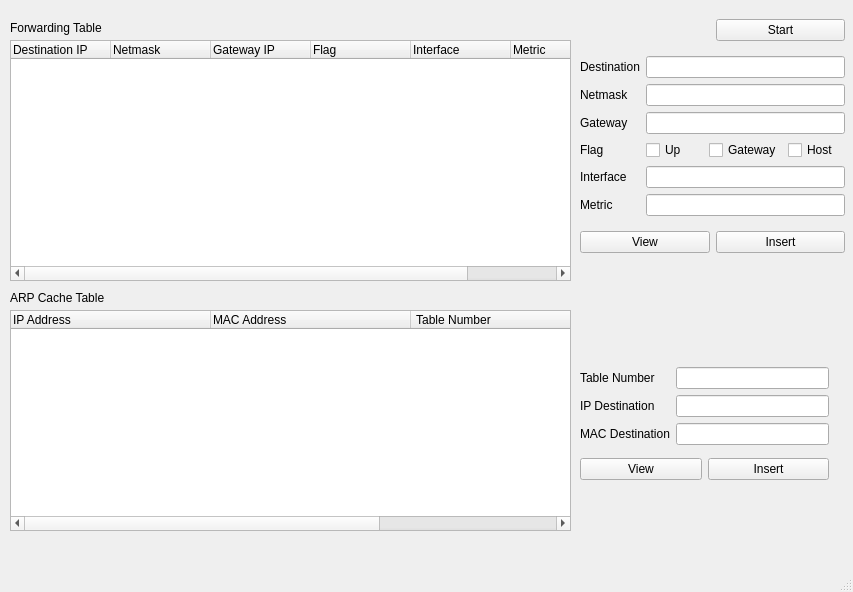
<?xml version="1.0" encoding="UTF-8"?>
<ui version="4.0">
 <class>PyRouter</class>
 <widget class="QMainWindow" name="PyRouter">
  <property name="geometry">
   <rect>
    <x>0</x>
    <y>0</y>
    <width>853</width>
    <height>592</height>
   </rect>
  </property>
  <property name="windowTitle">
   <string>PyRouter</string>
  </property>
  <widget class="QWidget" name="centralwidget">
   <widget class="QLabel" name="Forwarding_label">
    <property name="geometry">
     <rect>
      <x>10</x>
      <y>20</y>
      <width>111</width>
      <height>16</height>
     </rect>
    </property>
    <property name="text">
     <string>Forwarding Table</string>
    </property>
   </widget>
   <widget class="QLabel" name="ARPCacheTablelabel">
    <property name="geometry">
     <rect>
      <x>10</x>
      <y>290</y>
      <width>111</width>
      <height>16</height>
     </rect>
    </property>
    <property name="text">
     <string>ARP Cache Table</string>
    </property>
   </widget>
   <widget class="QWidget" name="layoutWidget">
    <property name="geometry">
     <rect>
      <x>580</x>
      <y>360</y>
      <width>249</width>
      <height>128</height>
     </rect>
    </property>
    <layout class="QGridLayout" name="gridLayout_4">
     <item row="1" column="1">
      <widget class="QPushButton" name="ARPInsertButton">
       <property name="text">
        <string>Insert</string>
       </property>
      </widget>
     </item>
     <item row="1" column="0">
      <widget class="QPushButton" name="ARPViewButton">
       <property name="text">
        <string>View</string>
       </property>
      </widget>
     </item>
     <item row="0" column="0" colspan="2">
      <layout class="QGridLayout" name="gridLayout_2">
       <item row="2" column="0">
        <widget class="QLabel" name="label_2">
         <property name="text">
          <string>MAC Destination</string>
         </property>
        </widget>
       </item>
       <item row="2" column="1">
        <widget class="QLineEdit" name="MACDestinationEdit"/>
       </item>
       <item row="1" column="0">
        <widget class="QLabel" name="label">
         <property name="text">
          <string>IP Destination</string>
         </property>
        </widget>
       </item>
       <item row="1" column="1">
        <widget class="QLineEdit" name="IPDestinationEdit"/>
       </item>
       <item row="0" column="0">
        <widget class="QLabel" name="label_3">
         <property name="text">
          <string>Table Number</string>
         </property>
        </widget>
       </item>
       <item row="0" column="1">
        <widget class="QLineEdit" name="ARPTableNumberEdit"/>
       </item>
      </layout>
     </item>
    </layout>
   </widget>
   <widget class="QTableWidget" name="ForwardingTableWidget">
    <property name="geometry">
     <rect>
      <x>10</x>
      <y>40</y>
      <width>561</width>
      <height>241</height>
     </rect>
    </property>
    <attribute name="horizontalHeaderCascadingSectionResizes">
     <bool>true</bool>
    </attribute>
    <attribute name="horizontalHeaderDefaultSectionSize">
     <number>100</number>
    </attribute>
    <attribute name="horizontalHeaderShowSortIndicator" stdset="0">
     <bool>true</bool>
    </attribute>
    <attribute name="horizontalHeaderStretchLastSection">
     <bool>true</bool>
    </attribute>
    <column>
     <property name="text">
      <string>Destination IP</string>
     </property>
     <property name="textAlignment">
      <set>AlignJustify|AlignVCenter</set>
     </property>
    </column>
    <column>
     <property name="text">
      <string>Netmask</string>
     </property>
     <property name="textAlignment">
      <set>AlignJustify|AlignVCenter</set>
     </property>
    </column>
    <column>
     <property name="text">
      <string>Gateway IP</string>
     </property>
     <property name="textAlignment">
      <set>AlignJustify|AlignVCenter</set>
     </property>
    </column>
    <column>
     <property name="text">
      <string>Flag</string>
     </property>
     <property name="textAlignment">
      <set>AlignJustify|AlignVCenter</set>
     </property>
    </column>
    <column>
     <property name="text">
      <string>Interface</string>
     </property>
     <property name="textAlignment">
      <set>AlignJustify|AlignVCenter</set>
     </property>
    </column>
    <column>
     <property name="text">
      <string>Metric</string>
     </property>
     <property name="textAlignment">
      <set>AlignJustify|AlignVCenter</set>
     </property>
    </column>
   </widget>
   <widget class="QTableWidget" name="ARPCacheTableWidget">
    <property name="geometry">
     <rect>
      <x>10</x>
      <y>310</y>
      <width>561</width>
      <height>221</height>
     </rect>
    </property>
    <property name="cursor" stdset="0">
     <cursorShape>ArrowCursor</cursorShape>
    </property>
    <property name="lineWidth">
     <number>1</number>
    </property>
    <property name="columnCount">
     <number>3</number>
    </property>
    <attribute name="horizontalHeaderCascadingSectionResizes">
     <bool>true</bool>
    </attribute>
    <attribute name="horizontalHeaderDefaultSectionSize">
     <number>200</number>
    </attribute>
    <attribute name="horizontalHeaderMinimumSectionSize">
     <number>19</number>
    </attribute>
    <attribute name="horizontalHeaderShowSortIndicator" stdset="0">
     <bool>false</bool>
    </attribute>
    <attribute name="horizontalHeaderStretchLastSection">
     <bool>true</bool>
    </attribute>
    <column>
     <property name="text">
      <string>IP Address</string>
     </property>
     <property name="textAlignment">
      <set>AlignJustify|AlignVCenter</set>
     </property>
    </column>
    <column>
     <property name="text">
      <string>MAC Address</string>
     </property>
     <property name="textAlignment">
      <set>AlignJustify|AlignVCenter</set>
     </property>
    </column>
    <column>
     <property name="text">
      <string> Table Number</string>
     </property>
     <property name="textAlignment">
      <set>AlignJustify|AlignVCenter</set>
     </property>
    </column>
   </widget>
   <widget class="QWidget" name="layoutWidget">
    <property name="geometry">
     <rect>
      <x>580</x>
      <y>10</y>
      <width>265</width>
      <height>253</height>
     </rect>
    </property>
    <layout class="QGridLayout" name="gridLayout_3">
     <item row="0" column="1">
      <widget class="QPushButton" name="StartButton">
       <property name="text">
        <string>Start</string>
       </property>
      </widget>
     </item>
     <item row="1" column="0" colspan="2">
      <layout class="QGridLayout" name="gridLayout">
       <item row="5" column="1" colspan="3">
        <widget class="QLineEdit" name="ForwardingMetricEdit"/>
       </item>
       <item row="3" column="0">
        <widget class="QLabel" name="ForwardingFlagLable">
         <property name="text">
          <string>Flag</string>
         </property>
        </widget>
       </item>
       <item row="4" column="1" colspan="3">
        <widget class="QLineEdit" name="ForwardingInterfaceEdit"/>
       </item>
       <item row="3" column="3">
        <widget class="QCheckBox" name="HostCheckBox">
         <property name="text">
          <string>Host</string>
         </property>
        </widget>
       </item>
       <item row="5" column="0">
        <widget class="QLabel" name="ForwardingMetricLable">
         <property name="text">
          <string>Metric</string>
         </property>
        </widget>
       </item>
       <item row="3" column="2">
        <widget class="QCheckBox" name="GatewayCheckBox">
         <property name="text">
          <string>Gateway</string>
         </property>
        </widget>
       </item>
       <item row="2" column="0">
        <widget class="QLabel" name="ForwardingGatewaylabel">
         <property name="text">
          <string>Gateway</string>
         </property>
        </widget>
       </item>
       <item row="4" column="0">
        <widget class="QLabel" name="ForwardingInterfaceLable">
         <property name="text">
          <string>Interface</string>
         </property>
        </widget>
       </item>
       <item row="1" column="1" colspan="3">
        <widget class="QLineEdit" name="ForwardingNetmaskEdit"/>
       </item>
       <item row="0" column="0">
        <widget class="QLabel" name="ForwardingDestinationlabel">
         <property name="text">
          <string>Destination</string>
         </property>
        </widget>
       </item>
       <item row="2" column="1" colspan="3">
        <widget class="QLineEdit" name="ForwardingGatewayEdit"/>
       </item>
       <item row="0" column="1" colspan="3">
        <widget class="QLineEdit" name="ForwardingDestinationEdit"/>
       </item>
       <item row="1" column="0">
        <widget class="QLabel" name="ForwardingNetmaskLable">
         <property name="text">
          <string>Netmask</string>
         </property>
        </widget>
       </item>
       <item row="3" column="1">
        <widget class="QCheckBox" name="UpCheckBox">
         <property name="text">
          <string>Up</string>
         </property>
        </widget>
       </item>
      </layout>
     </item>
     <item row="2" column="0">
      <widget class="QPushButton" name="ForwardingViewButton">
       <property name="text">
        <string>View</string>
       </property>
      </widget>
     </item>
     <item row="2" column="1">
      <widget class="QPushButton" name="ForwardingInsertButton">
       <property name="text">
        <string>Insert</string>
       </property>
      </widget>
     </item>
    </layout>
   </widget>
  </widget>
  <widget class="QMenuBar" name="menubar">
   <property name="geometry">
    <rect>
     <x>0</x>
     <y>0</y>
     <width>853</width>
     <height>24</height>
    </rect>
   </property>
  </widget>
  <widget class="QStatusBar" name="statusbar"/>
 </widget>
 <resources/>
 <connections/>
</ui>
